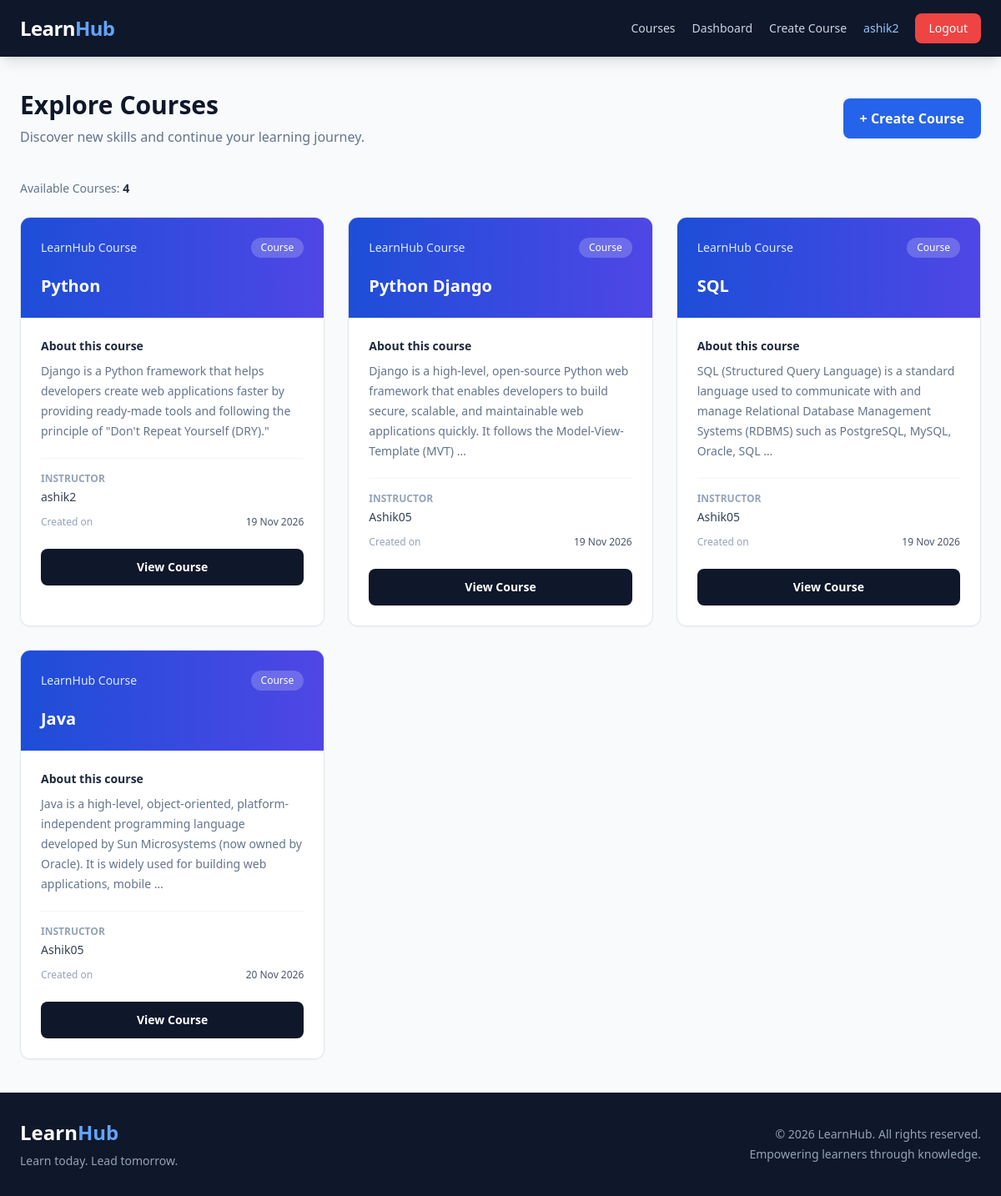
Page /course/course_list/ (signed in) on the committed database.
### accounts/models.py (models this page shows)
class CustomUser(AbstractUser):
    phone = models.CharField(max_length=15)
    address = models.TextField(
        blank=True , null = True
    )
    date_of_birth = models.DateField(
        blank=True , null=True
    )

### courses/models.py (models this page shows, shortened)
class Courses(models.Model):
    students = models.ManyToManyField(
        settings.AUTH_USER_MODEL ,
        through='enrollments.Enrollment' ,
        related_name='enrollment_courses',
        blank=True
    )
    title = models.CharField(max_length=100)
    description = models.TextField()
    instructor = models.ForeignKey(
        settings.AUTH_USER_MODEL ,
        on_delete=models.CASCADE ,
        related_name='courses'
    )
    created_at = models.DateTimeField(auto_now_add=True)
    class Meta :
        permissions = [
            ('can_publish_course' , 'Can publish course')
        ]

### courses/views.py (the view)
# urls.py: path('course_list/',views.course_list , name='course_list'),
@login_required
def course_list(request):
    if request.user.groups.filter(name='Admin').exists() :
        courses = Courses.objects.all()
    elif request.user.groups.filter(name='Instructor').exists():
        courses = Courses.objects.filter(instructor=request.user)
    else :
        courses = Courses.objects.all()
    return render(request,'course_list.html',{'courses':courses})

### courses/templates/course_list.html (shortened to what this page needs)
{% extends 'base.html' %}
{% block content %}
<div class="max-w-7xl mx-auto">
    <div class="flex flex-col sm:flex-row justify-between items-center gap-5 mb-10">
        <div>
            <h1 class="text-3xl font-bold text-slate-900">
                Explore Courses
            </h1>
            <p class="text-slate-500 mt-2">
                Discover new skills and continue your learning journey.
            </p>
        </div>
        {% if perms.courses.add_courses %}
        <a href="{% url 'create_course' %}"
           class="bg-blue-600 hover:bg-blue-700 text-white px-5 py-3 rounded-lg font-semibold transition shadow-sm">
            + Create Course
        </a>
        {% endif %}
    </div>
    <div class="mb-6">
        <p class="text-sm text-slate-500">
            Available Courses:
            <span class="font-semibold text-slate-800">
                {{ courses|length }}
            </span>
        </p>
    </div>
    <div class="grid grid-cols-1 sm:grid-cols-2 lg:grid-cols-3 gap-7">
        {% for course in courses %}
        <div class="bg-white border border-slate-200 rounded-xl overflow-hidden shadow-sm hover:shadow-lg hover:-translate-y-1 transition duration-300">
            <div class="bg-gradient-to-r from-blue-700 to-indigo-600 p-6">
                <div class="flex justify-between items-center">
                    <span class="text-blue-100 text-sm font-medium">
                        LearnHub Course
                    </span>
                    <span class="bg-white/20 text-white text-xs px-3 py-1 rounded-full">
                        Course
                    </span>
                </div>
                <h2 class="text-xl font-bold text-white mt-5">
                    {{ course.title }}
                </h2>
            </div>
            <div class="p-6">
                <h3 class="text-sm font-semibold text-slate-800 mb-2">
                    About this course
                </h3>
                <p class="text-slate-500 text-sm leading-6">
                    {{ course.description|truncatewords:25 }}
                </p>
                <div class="border-t border-slate-100 mt-5 pt-4">
                    <p class="text-xs text-slate-400 uppercase font-semibold">
                        Instructor
                    </p>
                    <p class="text-sm font-medium text-slate-700 mt-1">
                        {{ course.instructor.username }}
                    </p>
                </div>
                <div class="mt-3 flex justify-between items-center">
                    <span class="text-xs text-slate-400">
                        Created on
                    </span>
                    <span class="text-xs text-slate-600 font-medium">
                        {{ course.created_at|date:"d M Y" }}
                    </span>
                </div>
                <div class="mt-6">
                    <a href="{% url 'course_details' course.id %}"
                       class="block text-center bg-slate-900 hover:bg-blue-600 text-white py-3 rounded-lg text-sm font-semibold transition">
                        View Course
                    </a>
                </div>
            </div>
        </div>
        {% endfor %}
    </div>
</div>
{% endblock %}

### templates/base.html (shortened to what this page needs)
<!DOCTYPE html>
<html lang="en">
<head>
    <script src="https://cdn.tailwindcss.com"></script>
</head>
<body class="min-h-screen flex flex-col bg-slate-50 text-slate-800">
    <header class="bg-slate-900 shadow-lg">
        <nav class="max-w-8xl mx-auto px-6 py-4 flex flex-wrap items-center justify-between gap-4">
            <a href="{% url 'course_list' %}"
               class="text-2xl font-extrabold tracking-tight text-white">
                Learn<span class="text-blue-400">Hub</span>
            </a>
            <div class="flex items-center flex-wrap gap-5 text-sm font-medium">
                <a href="{% url 'course_list' %}"
                   class="text-slate-300 hover:text-white transition">
                    Courses
                </a>
                {% if user.is_authenticated %}
                    <a href="{% url 'dashboard_redirect' %}"
                       class="text-slate-300 hover:text-white transition">
                        Dashboard
                    </a>
                    {% if perms.courses.add_courses %}
                        <a href="{% url 'create_course' %}"
                           class="text-slate-300 hover:text-white transition">
                            Create Course
                        </a>
                    {% endif %}
                    <span class="text-blue-300">
                        {{ user.username }}
                    </span>
                    <form method="POST" action="{% url 'logout' %}">
                        <button type="submit"
                            class="bg-red-500 hover:bg-red-600 text-white px-4 py-2 rounded-lg transition">
                            Logout
                        </button>
                    </form>
                {% endif %}
            </div>
        </nav>
    </header>
    <main class="flex-grow w-full max-w-7xl mx-auto px-6 py-10">
        {% block content %}
        {% endblock %}
    </main>
    <footer class="bg-slate-900 text-slate-400">
        <div class="max-w-8xl mx-auto px-6 py-8">
            <div class="flex flex-col md:flex-row justify-between items-center gap-5">
                <div>
                    <h2 class="text-2xl font-bold text-white">
                        Learn<span class="text-blue-400">Hub</span>
                    </h2>
                    <p class="text-sm mt-2">
                        Learn today. Lead tomorrow.
                    </p>
                </div>
                <div class="text-sm text-center md:text-right">
                    <p>© {% now "Y" %} LearnHub. All rights reserved.</p>
                    <p class="mt-1">Empowering learners through knowledge.</p>
                </div>
            </div>
        </div>
    </footer>
</body>
</html>

### rows in the picture
CustomUser: username "ashik2"
Courses: title "Python", description "Django is a Python framework that helps developers create web applications faster by providing ready-made tools and following the principle of \"Don't Repeat Yourself (DRY).\"", instructor.username "ashik2", created_at "19 Nov 2026"
Courses: title "Python Django", description "Django is a high-level, open-source Python web framework that enables developers to build secure, scalable, and maintainable web applications quickly. It follows the Model-View-Template (MVT) …", instructor.username "Ashik05", created_at "19 Nov 2026"
Courses: title "SQL", description "SQL (Structured Query Language) is a standard language used to communicate with and manage Relational Database Management Systems (RDBMS) such as PostgreSQL, MySQL, Oracle, SQL …", instructor.username "Ashik05", created_at "19 Nov 2026"
Courses: title "Java", description "Java is a high-level, object-oriented, platform-independent programming language developed by Sun Microsystems (now owned by Oracle). It is widely used for building web applications, mobile …", instructor.username "Ashik05", created_at "20 Nov 2026"

### other values in the picture
{{ courses|length }} "4"
